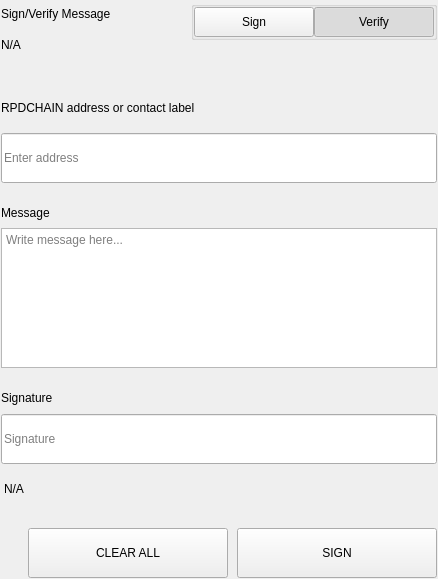
<?xml version="1.0" encoding="UTF-8"?>
<ui version="4.0">
 <class>SettingsSignMessageWidgets</class>
 <widget class="QWidget" name="SettingsSignMessageWidgets">
  <property name="geometry">
   <rect>
    <x>0</x>
    <y>0</y>
    <width>438</width>
    <height>579</height>
   </rect>
  </property>
  <property name="windowTitle">
   <string>Form</string>
  </property>
  <layout class="QVBoxLayout" name="verticalLayout">
   <property name="spacing">
    <number>0</number>
   </property>
   <property name="leftMargin">
    <number>0</number>
   </property>
   <property name="topMargin">
    <number>0</number>
   </property>
   <property name="rightMargin">
    <number>0</number>
   </property>
   <property name="bottomMargin">
    <number>0</number>
   </property>
   <item>
    <widget class="QWidget" name="left" native="true">
     <layout class="QVBoxLayout" name="verticalLayout_3">
      <property name="leftMargin">
       <number>0</number>
      </property>
      <property name="topMargin">
       <number>0</number>
      </property>
      <property name="rightMargin">
       <number>0</number>
      </property>
      <property name="bottomMargin">
       <number>0</number>
      </property>
      <item>
       <widget class="QWidget" name="container_sign" native="true">
        <layout class="QVBoxLayout" name="verticalLayout_2">
         <property name="spacing">
          <number>0</number>
         </property>
         <property name="leftMargin">
          <number>1</number>
         </property>
         <property name="topMargin">
          <number>1</number>
         </property>
         <property name="rightMargin">
          <number>1</number>
         </property>
         <property name="bottomMargin">
          <number>1</number>
         </property>
         <item>
          <layout class="QHBoxLayout" name="horizontalLayout_3" stretch="3,1">
           <property name="spacing">
            <number>40</number>
           </property>
           <item>
            <layout class="QVBoxLayout" name="verticalLayoutTitle">
             <property name="spacing">
              <number>5</number>
             </property>
             <item>
              <widget class="QLabel" name="labelTitle">
               <property name="text">
                <string>Sign/Verify Message</string>
               </property>
              </widget>
             </item>
             <item>
              <widget class="QLabel" name="labelSubtitle1">
               <property name="text">
                <string notr="true">N/A</string>
               </property>
               <property name="wordWrap">
                <bool>true</bool>
               </property>
              </widget>
             </item>
            </layout>
           </item>
           <item alignment="Qt::AlignRight|Qt::AlignTop">
            <widget class="QWidget" name="containerSwitch" native="true">
             <property name="styleSheet">
              <string notr="true">#containerSwitch{
	padding-top:9px;
}</string>
             </property>
             <layout class="QVBoxLayout" name="verticalLayout_6">
              <property name="spacing">
               <number>4</number>
              </property>
              <property name="leftMargin">
               <number>0</number>
              </property>
              <property name="topMargin">
               <number>0</number>
              </property>
              <property name="rightMargin">
               <number>0</number>
              </property>
              <property name="bottomMargin">
               <number>0</number>
              </property>
              <item alignment="Qt::AlignRight">
               <widget class="QGroupBox" name="groupBox">
                <property name="sizePolicy">
                 <sizepolicy hsizetype="Fixed" vsizetype="Preferred">
                  <horstretch>0</horstretch>
                  <verstretch>0</verstretch>
                 </sizepolicy>
                </property>
                <property name="title">
                 <string/>
                </property>
                <property name="alignment">
                 <set>Qt::AlignRight|Qt::AlignTop|Qt::AlignTrailing</set>
                </property>
                <layout class="QHBoxLayout" name="horizontalLayout_4">
                 <property name="spacing">
                  <number>0</number>
                 </property>
                 <property name="leftMargin">
                  <number>0</number>
                 </property>
                 <property name="topMargin">
                  <number>0</number>
                 </property>
                 <property name="rightMargin">
                  <number>0</number>
                 </property>
                 <property name="bottomMargin">
                  <number>0</number>
                 </property>
                 <item>
                  <widget class="QPushButton" name="pushSign">
                   <property name="minimumSize">
                    <size>
                     <width>120</width>
                     <height>30</height>
                    </size>
                   </property>
                   <property name="maximumSize">
                    <size>
                     <width>120</width>
                     <height>30</height>
                    </size>
                   </property>
                   <property name="focusPolicy">
                    <enum>Qt::NoFocus</enum>
                   </property>
                   <property name="text">
                    <string>Sign</string>
                   </property>
                   <property name="checkable">
                    <bool>true</bool>
                   </property>
                   <property name="autoExclusive">
                    <bool>true</bool>
                   </property>
                  </widget>
                 </item>
                 <item>
                  <widget class="QPushButton" name="pushVerify">
                   <property name="minimumSize">
                    <size>
                     <width>120</width>
                     <height>30</height>
                    </size>
                   </property>
                   <property name="maximumSize">
                    <size>
                     <width>120</width>
                     <height>30</height>
                    </size>
                   </property>
                   <property name="focusPolicy">
                    <enum>Qt::NoFocus</enum>
                   </property>
                   <property name="text">
                    <string>Verify</string>
                   </property>
                   <property name="checkable">
                    <bool>true</bool>
                   </property>
                   <property name="checked">
                    <bool>true</bool>
                   </property>
                   <property name="autoExclusive">
                    <bool>true</bool>
                   </property>
                  </widget>
                 </item>
                </layout>
               </widget>
              </item>
              <item alignment="Qt::AlignHCenter|Qt::AlignTop">
               <widget class="QLabel" name="labelSubtitleSwitch">
                <property name="text">
                 <string/>
                </property>
                <property name="alignment">
                 <set>Qt::AlignRight|Qt::AlignTrailing|Qt::AlignVCenter</set>
                </property>
               </widget>
              </item>
             </layout>
            </widget>
           </item>
          </layout>
         </item>
         <item>
          <spacer name="verticalSpacer_2">
           <property name="orientation">
            <enum>Qt::Vertical</enum>
           </property>
           <property name="sizeType">
            <enum>QSizePolicy::Fixed</enum>
           </property>
           <property name="sizeHint" stdset="0">
            <size>
             <width>20</width>
             <height>40</height>
            </size>
           </property>
          </spacer>
         </item>
         <item>
          <widget class="QWidget" name="containerAddress" native="true">
           <property name="sizePolicy">
            <sizepolicy hsizetype="Preferred" vsizetype="Fixed">
             <horstretch>0</horstretch>
             <verstretch>0</verstretch>
            </sizepolicy>
           </property>
           <layout class="QVBoxLayout" name="verticalLayout_5" stretch="0,0">
            <property name="spacing">
             <number>15</number>
            </property>
            <property name="leftMargin">
             <number>0</number>
            </property>
            <property name="topMargin">
             <number>0</number>
            </property>
            <property name="rightMargin">
             <number>0</number>
            </property>
            <property name="bottomMargin">
             <number>0</number>
            </property>
            <item>
             <widget class="QLabel" name="labelSubtitleAddress">
              <property name="minimumSize">
               <size>
                <width>0</width>
                <height>20</height>
               </size>
              </property>
              <property name="maximumSize">
               <size>
                <width>16777215</width>
                <height>20</height>
               </size>
              </property>
              <property name="text">
               <string>RPDCHAIN address or contact label</string>
              </property>
             </widget>
            </item>
            <item>
             <widget class="QLineEdit" name="addressIn_SM">
              <property name="minimumSize">
               <size>
                <width>0</width>
                <height>50</height>
               </size>
              </property>
              <property name="maximumSize">
               <size>
                <width>16777215</width>
                <height>50</height>
               </size>
              </property>
              <property name="placeholderText">
               <string>Enter address</string>
              </property>
             </widget>
            </item>
           </layout>
          </widget>
         </item>
         <item>
          <spacer name="verticalSpacer_3">
           <property name="orientation">
            <enum>Qt::Vertical</enum>
           </property>
           <property name="sizeType">
            <enum>QSizePolicy::Fixed</enum>
           </property>
           <property name="sizeHint" stdset="0">
            <size>
             <width>20</width>
             <height>20</height>
            </size>
           </property>
          </spacer>
         </item>
         <item>
          <layout class="QVBoxLayout" name="verticalLayout_9">
           <property name="spacing">
            <number>5</number>
           </property>
           <item>
            <widget class="QLabel" name="labelSubtitleMessage">
             <property name="minimumSize">
              <size>
               <width>0</width>
               <height>20</height>
              </size>
             </property>
             <property name="maximumSize">
              <size>
               <width>16777215</width>
               <height>20</height>
              </size>
             </property>
             <property name="text">
              <string>Message</string>
             </property>
            </widget>
           </item>
           <item>
            <widget class="QPlainTextEdit" name="messageIn_SM">
             <property name="minimumSize">
              <size>
               <width>0</width>
               <height>140</height>
              </size>
             </property>
             <property name="maximumSize">
              <size>
               <width>16777215</width>
               <height>140</height>
              </size>
             </property>
             <property name="placeholderText">
              <string>Write message here...</string>
             </property>
            </widget>
           </item>
          </layout>
         </item>
         <item>
          <spacer name="verticalSpacer_4">
           <property name="orientation">
            <enum>Qt::Vertical</enum>
           </property>
           <property name="sizeType">
            <enum>QSizePolicy::Fixed</enum>
           </property>
           <property name="sizeHint" stdset="0">
            <size>
             <width>20</width>
             <height>20</height>
            </size>
           </property>
          </spacer>
         </item>
         <item>
          <widget class="QWidget" name="widget" native="true">
           <property name="minimumSize">
            <size>
             <width>0</width>
             <height>75</height>
            </size>
           </property>
           <property name="maximumSize">
            <size>
             <width>16777215</width>
             <height>16777215</height>
            </size>
           </property>
           <layout class="QVBoxLayout" name="verticalLayout_4">
            <property name="leftMargin">
             <number>0</number>
            </property>
            <property name="topMargin">
             <number>0</number>
            </property>
            <property name="rightMargin">
             <number>0</number>
            </property>
            <property name="bottomMargin">
             <number>0</number>
            </property>
            <item>
             <widget class="QLabel" name="labelSubtitleSignature">
              <property name="minimumSize">
               <size>
                <width>0</width>
                <height>20</height>
               </size>
              </property>
              <property name="maximumSize">
               <size>
                <width>16777215</width>
                <height>20</height>
               </size>
              </property>
              <property name="text">
               <string>Signature</string>
              </property>
             </widget>
            </item>
            <item>
             <widget class="QLineEdit" name="signatureOut_SM">
              <property name="minimumSize">
               <size>
                <width>0</width>
                <height>50</height>
               </size>
              </property>
              <property name="placeholderText">
               <string>Signature</string>
              </property>
             </widget>
            </item>
           </layout>
          </widget>
         </item>
         <item>
          <widget class="QLabel" name="statusLabel_SM">
           <property name="styleSheet">
            <string notr="true">padding-top:5px;</string>
           </property>
           <property name="text">
            <string notr="true">N/A</string>
           </property>
          </widget>
         </item>
         <item>
          <spacer name="verticalSpacer">
           <property name="orientation">
            <enum>Qt::Vertical</enum>
           </property>
           <property name="sizeType">
            <enum>QSizePolicy::Fixed</enum>
           </property>
           <property name="sizeHint" stdset="0">
            <size>
             <width>20</width>
             <height>20</height>
            </size>
           </property>
          </spacer>
         </item>
         <item>
          <layout class="QHBoxLayout" name="horizontalLayout_7">
           <property name="spacing">
            <number>9</number>
           </property>
           <item>
            <spacer name="horizontalSpacer_5">
             <property name="orientation">
              <enum>Qt::Horizontal</enum>
             </property>
             <property name="sizeType">
              <enum>QSizePolicy::Expanding</enum>
             </property>
             <property name="sizeHint" stdset="0">
              <size>
               <width>40</width>
               <height>20</height>
              </size>
             </property>
            </spacer>
           </item>
           <item>
            <widget class="QPushButton" name="pushButtonClear">
             <property name="minimumSize">
              <size>
               <width>200</width>
               <height>50</height>
              </size>
             </property>
             <property name="focusPolicy">
              <enum>Qt::NoFocus</enum>
             </property>
             <property name="text">
              <string>CLEAR ALL</string>
             </property>
            </widget>
           </item>
           <item>
            <widget class="QPushButton" name="pushButtonSave">
             <property name="minimumSize">
              <size>
               <width>200</width>
               <height>50</height>
              </size>
             </property>
             <property name="maximumSize">
              <size>
               <width>200</width>
               <height>50</height>
              </size>
             </property>
             <property name="focusPolicy">
              <enum>Qt::NoFocus</enum>
             </property>
             <property name="text">
              <string>SIGN</string>
             </property>
            </widget>
           </item>
          </layout>
         </item>
        </layout>
       </widget>
      </item>
     </layout>
    </widget>
   </item>
  </layout>
 </widget>
 <resources/>
 <connections/>
</ui>
